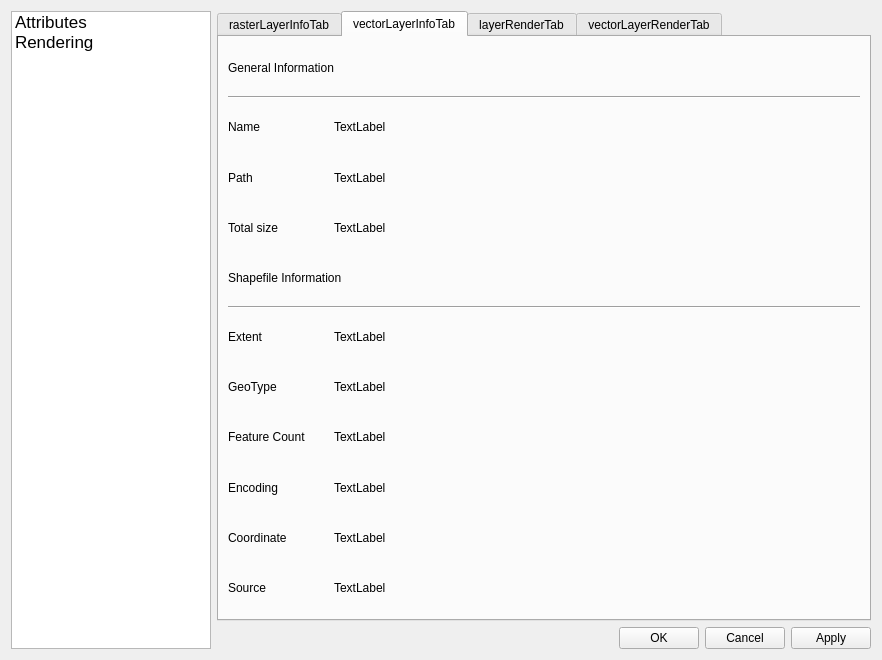
<?xml version="1.0" encoding="UTF-8"?>
<ui version="4.0">
 <class>LayerProp</class>
 <widget class="QWidget" name="LayerProp">
  <property name="geometry">
   <rect>
    <x>0</x>
    <y>0</y>
    <width>882</width>
    <height>660</height>
   </rect>
  </property>
  <property name="windowTitle">
   <string>layer Attributes</string>
  </property>
  <layout class="QHBoxLayout" name="horizontalLayout_19">
   <item>
    <widget class="ListWidget" name="listWidget">
     <property name="maximumSize">
      <size>
       <width>200</width>
       <height>16777215</height>
      </size>
     </property>
     <property name="font">
      <font>
       <pointsize>9</pointsize>
      </font>
     </property>
     <item>
      <property name="text">
       <string>Attributes</string>
      </property>
      <property name="font">
       <font>
        <pointsize>13</pointsize>
       </font>
      </property>
     </item>
     <item>
      <property name="text">
       <string>Rendering</string>
      </property>
      <property name="font">
       <font>
        <pointsize>13</pointsize>
       </font>
      </property>
     </item>
    </widget>
   </item>
   <item>
    <layout class="QVBoxLayout" name="verticalLayout_7">
     <item>
      <widget class="QTabWidget" name="tabWidget">
       <property name="currentIndex">
        <number>1</number>
       </property>
       <widget class="QWidget" name="rasterLayerInfoTab">
        <attribute name="title">
         <string>rasterLayerInfoTab</string>
        </attribute>
        <layout class="QVBoxLayout" name="verticalLayout">
         <item>
          <widget class="SubtitleLabel" name="SubtitleLabel_3">
           <property name="text">
            <string>General Information</string>
           </property>
          </widget>
         </item>
         <item>
          <widget class="Line" name="line">
           <property name="orientation">
            <enum>Qt::Horizontal</enum>
           </property>
          </widget>
         </item>
         <item>
          <layout class="QHBoxLayout" name="horizontalLayout">
           <item>
            <widget class="BodyLabel" name="BodyLabel_10">
             <property name="maximumSize">
              <size>
               <width>100</width>
               <height>16777215</height>
              </size>
             </property>
             <property name="text">
              <string>Name</string>
             </property>
            </widget>
           </item>
           <item>
            <widget class="QLabel" name="rasterNameLabel">
             <property name="text">
              <string>TextLabel</string>
             </property>
             <property name="wordWrap">
              <bool>true</bool>
             </property>
            </widget>
           </item>
          </layout>
         </item>
         <item>
          <layout class="QHBoxLayout" name="horizontalLayout_2">
           <item>
            <widget class="BodyLabel" name="BodyLabel_11">
             <property name="maximumSize">
              <size>
               <width>100</width>
               <height>16777215</height>
              </size>
             </property>
             <property name="text">
              <string>Path</string>
             </property>
            </widget>
           </item>
           <item>
            <widget class="QLabel" name="rasterSourceLabel">
             <property name="text">
              <string>TextLabel</string>
             </property>
             <property name="wordWrap">
              <bool>true</bool>
             </property>
            </widget>
           </item>
          </layout>
         </item>
         <item>
          <layout class="QHBoxLayout" name="horizontalLayout_3">
           <item>
            <widget class="BodyLabel" name="BodyLabel_12">
             <property name="maximumSize">
              <size>
               <width>100</width>
               <height>16777215</height>
              </size>
             </property>
             <property name="text">
              <string>Total size</string>
             </property>
            </widget>
           </item>
           <item>
            <widget class="QLabel" name="rasterMemoryLabel">
             <property name="text">
              <string>TextLabel</string>
             </property>
            </widget>
           </item>
          </layout>
         </item>
         <item>
          <widget class="SubtitleLabel" name="SubtitleLabel_4">
           <property name="text">
            <string>Raster Information</string>
           </property>
          </widget>
         </item>
         <item>
          <widget class="Line" name="line_3">
           <property name="orientation">
            <enum>Qt::Horizontal</enum>
           </property>
          </widget>
         </item>
         <item>
          <layout class="QHBoxLayout" name="horizontalLayout_4">
           <item>
            <widget class="BodyLabel" name="BodyLabel_13">
             <property name="maximumSize">
              <size>
               <width>100</width>
               <height>16777215</height>
              </size>
             </property>
             <property name="text">
              <string>Extent</string>
             </property>
            </widget>
           </item>
           <item>
            <widget class="QLabel" name="rasterExtentLabel">
             <property name="text">
              <string>TextLabel</string>
             </property>
            </widget>
           </item>
          </layout>
         </item>
         <item>
          <layout class="QHBoxLayout" name="horizontalLayout_5">
           <item>
            <widget class="BodyLabel" name="BodyLabel_14">
             <property name="maximumSize">
              <size>
               <width>100</width>
               <height>16777215</height>
              </size>
             </property>
             <property name="text">
              <string>Width</string>
             </property>
            </widget>
           </item>
           <item>
            <widget class="QLabel" name="rasterWidthLabel">
             <property name="text">
              <string>TextLabel</string>
             </property>
            </widget>
           </item>
          </layout>
         </item>
         <item>
          <layout class="QHBoxLayout" name="horizontalLayout_6">
           <item>
            <widget class="BodyLabel" name="BodyLabel_15">
             <property name="maximumSize">
              <size>
               <width>100</width>
               <height>16777215</height>
              </size>
             </property>
             <property name="text">
              <string>Height</string>
             </property>
            </widget>
           </item>
           <item>
            <widget class="QLabel" name="rasterHeightLabel">
             <property name="text">
              <string>TextLabel</string>
             </property>
            </widget>
           </item>
          </layout>
         </item>
         <item>
          <layout class="QHBoxLayout" name="horizontalLayout_7">
           <item>
            <widget class="BodyLabel" name="BodyLabel_16">
             <property name="maximumSize">
              <size>
               <width>100</width>
               <height>16777215</height>
              </size>
             </property>
             <property name="text">
              <string>Data Type</string>
             </property>
            </widget>
           </item>
           <item>
            <widget class="QLabel" name="rasterDataTypeLabel">
             <property name="text">
              <string>TextLabel</string>
             </property>
            </widget>
           </item>
          </layout>
         </item>
         <item>
          <layout class="QHBoxLayout" name="horizontalLayout_8">
           <item>
            <widget class="BodyLabel" name="BodyLabel_17">
             <property name="maximumSize">
              <size>
               <width>100</width>
               <height>16777215</height>
              </size>
             </property>
             <property name="text">
              <string>Band num</string>
             </property>
            </widget>
           </item>
           <item>
            <widget class="QLabel" name="rasterBandNumLabel">
             <property name="text">
              <string>TextLabel</string>
             </property>
            </widget>
           </item>
          </layout>
         </item>
         <item>
          <layout class="QHBoxLayout" name="horizontalLayout_9">
           <item>
            <widget class="BodyLabel" name="BodyLabel_18">
             <property name="maximumSize">
              <size>
               <width>100</width>
               <height>16777215</height>
              </size>
             </property>
             <property name="text">
              <string>Coordinate</string>
             </property>
            </widget>
           </item>
           <item>
            <widget class="QLabel" name="rasterCrsLabel">
             <property name="text">
              <string>TextLabel</string>
             </property>
            </widget>
           </item>
          </layout>
         </item>
        </layout>
       </widget>
       <widget class="QWidget" name="vectorLayerInfoTab">
        <attribute name="title">
         <string>vectorLayerInfoTab</string>
        </attribute>
        <layout class="QVBoxLayout" name="verticalLayout_4">
         <item>
          <widget class="SubtitleLabel" name="SubtitleLabel">
           <property name="text">
            <string>General Information</string>
           </property>
          </widget>
         </item>
         <item>
          <widget class="Line" name="line_6">
           <property name="orientation">
            <enum>Qt::Horizontal</enum>
           </property>
          </widget>
         </item>
         <item>
          <layout class="QHBoxLayout" name="horizontalLayout_21">
           <item>
            <widget class="BodyLabel" name="BodyLabel">
             <property name="maximumSize">
              <size>
               <width>100</width>
               <height>16777215</height>
              </size>
             </property>
             <property name="text">
              <string>Name</string>
             </property>
            </widget>
           </item>
           <item>
            <widget class="QLabel" name="vectorNameLabel">
             <property name="text">
              <string>TextLabel</string>
             </property>
             <property name="wordWrap">
              <bool>true</bool>
             </property>
            </widget>
           </item>
          </layout>
         </item>
         <item>
          <layout class="QHBoxLayout" name="horizontalLayout_27">
           <item>
            <widget class="BodyLabel" name="BodyLabel_2">
             <property name="maximumSize">
              <size>
               <width>100</width>
               <height>16777215</height>
              </size>
             </property>
             <property name="text">
              <string>Path</string>
             </property>
            </widget>
           </item>
           <item>
            <widget class="QLabel" name="vectorSourceLabel">
             <property name="text">
              <string>TextLabel</string>
             </property>
             <property name="wordWrap">
              <bool>true</bool>
             </property>
            </widget>
           </item>
          </layout>
         </item>
         <item>
          <layout class="QHBoxLayout" name="horizontalLayout_25">
           <item>
            <widget class="BodyLabel" name="BodyLabel_3">
             <property name="maximumSize">
              <size>
               <width>100</width>
               <height>16777215</height>
              </size>
             </property>
             <property name="text">
              <string>Total size</string>
             </property>
            </widget>
           </item>
           <item>
            <widget class="QLabel" name="vectorMemoryLabel">
             <property name="text">
              <string>TextLabel</string>
             </property>
            </widget>
           </item>
          </layout>
         </item>
         <item>
          <widget class="SubtitleLabel" name="SubtitleLabel_2">
           <property name="text">
            <string>Shapefile Information</string>
           </property>
          </widget>
         </item>
         <item>
          <widget class="Line" name="line_5">
           <property name="orientation">
            <enum>Qt::Horizontal</enum>
           </property>
          </widget>
         </item>
         <item>
          <layout class="QHBoxLayout" name="horizontalLayout_22">
           <item>
            <widget class="BodyLabel" name="BodyLabel_4">
             <property name="maximumSize">
              <size>
               <width>100</width>
               <height>16777215</height>
              </size>
             </property>
             <property name="text">
              <string>Extent</string>
             </property>
            </widget>
           </item>
           <item>
            <widget class="QLabel" name="vectorExtentLabel">
             <property name="text">
              <string>TextLabel</string>
             </property>
            </widget>
           </item>
          </layout>
         </item>
         <item>
          <layout class="QHBoxLayout" name="horizontalLayout_28">
           <item>
            <widget class="BodyLabel" name="BodyLabel_5">
             <property name="maximumSize">
              <size>
               <width>100</width>
               <height>16777215</height>
              </size>
             </property>
             <property name="text">
              <string>GeoType</string>
             </property>
            </widget>
           </item>
           <item>
            <widget class="QLabel" name="vectorGeoTypeLabel">
             <property name="text">
              <string>TextLabel</string>
             </property>
            </widget>
           </item>
          </layout>
         </item>
         <item>
          <layout class="QHBoxLayout" name="horizontalLayout_26">
           <item>
            <widget class="BodyLabel" name="BodyLabel_6">
             <property name="maximumSize">
              <size>
               <width>100</width>
               <height>16777215</height>
              </size>
             </property>
             <property name="text">
              <string>Feature Count</string>
             </property>
            </widget>
           </item>
           <item>
            <widget class="QLabel" name="vectorFeatureNumLabel">
             <property name="text">
              <string>TextLabel</string>
             </property>
            </widget>
           </item>
          </layout>
         </item>
         <item>
          <layout class="QHBoxLayout" name="horizontalLayout_29">
           <item>
            <widget class="BodyLabel" name="BodyLabel_7">
             <property name="maximumSize">
              <size>
               <width>100</width>
               <height>16777215</height>
              </size>
             </property>
             <property name="text">
              <string>Encoding</string>
             </property>
            </widget>
           </item>
           <item>
            <widget class="QLabel" name="vectorEncodingLabel">
             <property name="text">
              <string>TextLabel</string>
             </property>
            </widget>
           </item>
          </layout>
         </item>
         <item>
          <layout class="QHBoxLayout" name="horizontalLayout_23">
           <item>
            <widget class="BodyLabel" name="BodyLabel_8">
             <property name="maximumSize">
              <size>
               <width>100</width>
               <height>16777215</height>
              </size>
             </property>
             <property name="text">
              <string>Coordinate</string>
             </property>
            </widget>
           </item>
           <item>
            <widget class="QLabel" name="vectorCrsLabel">
             <property name="text">
              <string>TextLabel</string>
             </property>
            </widget>
           </item>
          </layout>
         </item>
         <item>
          <layout class="QHBoxLayout" name="horizontalLayout_24">
           <item>
            <widget class="BodyLabel" name="BodyLabel_9">
             <property name="maximumSize">
              <size>
               <width>100</width>
               <height>16777215</height>
              </size>
             </property>
             <property name="text">
              <string>Source</string>
             </property>
            </widget>
           </item>
           <item>
            <widget class="QLabel" name="vectorDpLabel">
             <property name="text">
              <string>TextLabel</string>
             </property>
            </widget>
           </item>
          </layout>
         </item>
        </layout>
       </widget>
       <widget class="QWidget" name="rasterLayerRenderTab">
        <attribute name="title">
         <string>layerRenderTab</string>
        </attribute>
        <layout class="QVBoxLayout" name="verticalLayout_3">
         <item>
          <widget class="SubtitleLabel" name="SubtitleLabel_5">
           <property name="text">
            <string>Layer Rendering</string>
           </property>
          </widget>
         </item>
         <item>
          <widget class="Line" name="line_4">
           <property name="orientation">
            <enum>Qt::Horizontal</enum>
           </property>
          </widget>
         </item>
         <item>
          <widget class="QScrollArea" name="rasterLayerRenderScrollArea">
           <property name="widgetResizable">
            <bool>true</bool>
           </property>
           <widget class="QWidget" name="rasterLayerRenderScrollAreaWidget">
            <property name="geometry">
             <rect>
              <x>0</x>
              <y>0</y>
              <width>98</width>
              <height>28</height>
             </rect>
            </property>
            <layout class="QVBoxLayout" name="verticalLayout_10"/>
           </widget>
          </widget>
         </item>
        </layout>
       </widget>
       <widget class="QWidget" name="vectorLayerRenderTab">
        <attribute name="title">
         <string>vectorLayerRenderTab</string>
        </attribute>
        <layout class="QVBoxLayout" name="verticalLayout_5">
         <item>
          <widget class="SubtitleLabel" name="SubtitleLabel_6">
           <property name="text">
            <string>Layer Rendering</string>
           </property>
          </widget>
         </item>
         <item>
          <widget class="Line" name="line_7">
           <property name="orientation">
            <enum>Qt::Horizontal</enum>
           </property>
          </widget>
         </item>
         <item>
          <layout class="QVBoxLayout" name="layerRenderLayout_2">
           <item>
            <widget class="ComboBox" name="vecterRenderCB"/>
           </item>
           <item>
            <widget class="QTabWidget" name="comboTabWidget">
             <property name="currentIndex">
              <number>1</number>
             </property>
             <widget class="QWidget" name="singleRender">
              <attribute name="title">
               <string>Tab 1</string>
              </attribute>
              <layout class="QVBoxLayout" name="verticalLayout_8">
               <item>
                <widget class="QScrollArea" name="shpSingleRenderScrollArea">
                 <property name="widgetResizable">
                  <bool>true</bool>
                 </property>
                 <widget class="QWidget" name="shpSingleRenderScrollAreaWidget">
                  <property name="geometry">
                   <rect>
                    <x>0</x>
                    <y>0</y>
                    <width>98</width>
                    <height>28</height>
                   </rect>
                  </property>
                  <layout class="QVBoxLayout" name="verticalLayout_2"/>
                 </widget>
                </widget>
               </item>
              </layout>
             </widget>
             <widget class="QWidget" name="categoryRender">
              <attribute name="title">
               <string>Tab 2</string>
              </attribute>
              <layout class="QVBoxLayout" name="verticalLayout_6">
               <item>
                <widget class="QScrollArea" name="shpCategoryRenderScrollArea">
                 <property name="widgetResizable">
                  <bool>true</bool>
                 </property>
                 <widget class="QWidget" name="shpCategoryRenderScrollAreaWidget">
                  <property name="geometry">
                   <rect>
                    <x>0</x>
                    <y>0</y>
                    <width>604</width>
                    <height>429</height>
                   </rect>
                  </property>
                  <layout class="QVBoxLayout" name="verticalLayout_9"/>
                 </widget>
                </widget>
               </item>
              </layout>
             </widget>
            </widget>
           </item>
          </layout>
         </item>
        </layout>
       </widget>
      </widget>
     </item>
     <item>
      <layout class="QHBoxLayout" name="horizontalLayout_20">
       <item>
        <spacer name="horizontalSpacer">
         <property name="orientation">
          <enum>Qt::Horizontal</enum>
         </property>
         <property name="sizeHint" stdset="0">
          <size>
           <width>40</width>
           <height>20</height>
          </size>
         </property>
        </spacer>
       </item>
       <item>
        <widget class="PushButton" name="okPb">
         <property name="text">
          <string>OK</string>
         </property>
        </widget>
       </item>
       <item>
        <widget class="PushButton" name="cancelPb">
         <property name="text">
          <string>Cancel</string>
         </property>
        </widget>
       </item>
       <item>
        <widget class="PushButton" name="applyPb">
         <property name="text">
          <string>Apply</string>
         </property>
        </widget>
       </item>
      </layout>
     </item>
    </layout>
   </item>
  </layout>
 </widget>
 <customwidgets>
  <customwidget>
   <class>ComboBox</class>
   <extends>QPushButton</extends>
   <header>qfluentwidgets</header>
  </customwidget>
  <customwidget>
   <class>PushButton</class>
   <extends>QPushButton</extends>
   <header>qfluentwidgets</header>
  </customwidget>
  <customwidget>
   <class>BodyLabel</class>
   <extends>QLabel</extends>
   <header>qfluentwidgets</header>
  </customwidget>
  <customwidget>
   <class>SubtitleLabel</class>
   <extends>QLabel</extends>
   <header>qfluentwidgets</header>
  </customwidget>
  <customwidget>
   <class>ListWidget</class>
   <extends>QListWidget</extends>
   <header>qfluentwidgets</header>
  </customwidget>
 </customwidgets>
 <resources>
  <include location="../yoyirs.qrc"/>
 </resources>
 <connections/>
</ui>
